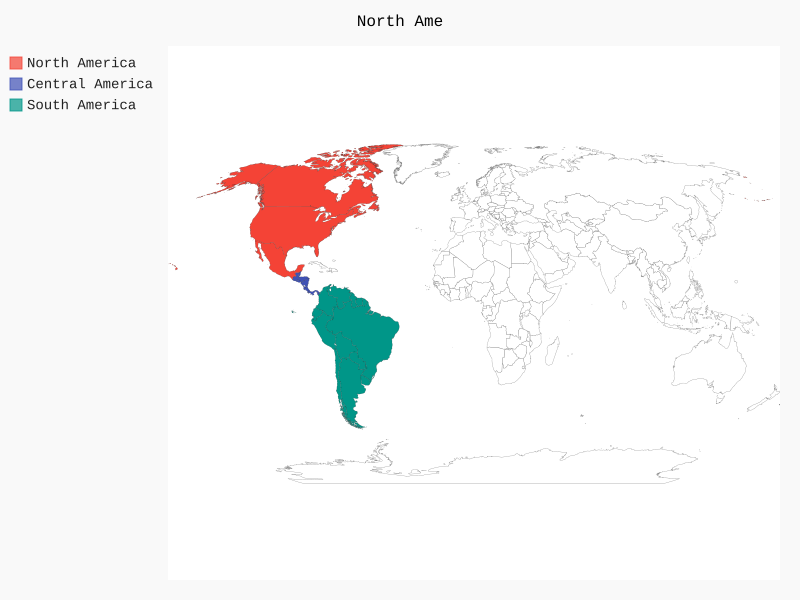

This figure's Python source:
import pygal_maps_world.maps


wm = pygal_maps_world.maps.World()
wm.title = 'North Central and South America'

wm.add('North America', ['ca', 'mx', 'us'])

wm.add('Central America', ['bz', 'cr', 'gt', 'hn', 'ni', 'pa', 'sv'])

wm.add('South America', ['ar', 'bo', 'br', 'cl', 'co', 'ec', 'gf', 'gy', 'pe', 'py', 'sr', 'uy', 've'])

wm.render_to_file('americas.svg')
